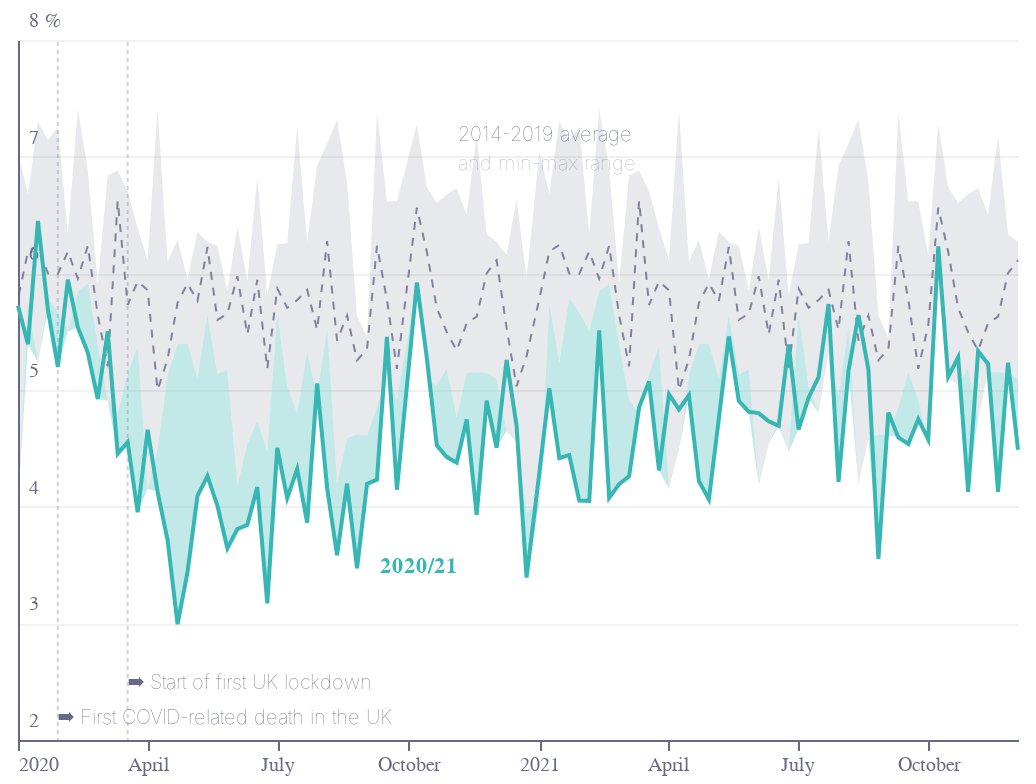

The code cell stored with this chart in its notebook:
### Code cell
ymin = 2
ymax = 8
glyph = "looknew"
grey = colors["eco-gray"]
green = colors["eco-turquiose"]
base = (
    alt.Chart(f4, title="")
    .encode(
        alt.X(
            "weekx:T",
            sort=[],
            axis=alt.Axis(
                grid=False,
                title="",
                labelColor=colors["eco-gray"],
                titleColor=colors["eco-gray"],
                tickColor=colors["eco-gray"],
                domainColor=colors["eco-gray"],
            ),
        )
    )
    .transform_calculate(max0="max(datum.max_" + glyph + ",datum." + glyph + ")")
    .transform_calculate(min0="min(datum.min_" + glyph + ",datum." + glyph + ")")
)

marea = base.mark_area(opacity=0.15, color=grey).encode(
    alt.Y(
        "max_" + glyph + ":Q",
        axis=alt.Axis(
            title="%",
            #             domain=False,
            gridOpacity=0.4,
            ticks=False,
            labelAlign="left",
            labelBaseline="middle",
            labelPadding=-5,
            labelOffset=-10,
            titleX=13,
            titleY=-5,
            titleAngle=0,
            titleFontSize=10,
            titleFontWeight="normal",
            titleAlign="left",
            tickCount=6,
            labelColor=colors["eco-gray"],
            titleColor=colors["eco-gray"],
            tickColor=colors["eco-gray"],
            domainColor=colors["eco-gray"],
            format=".0f",
        ),
        scale=alt.Scale(domain=[ymin, ymax]),
    ),
    alt.Y2("min_" + glyph + ":Q"),
)
mline = base.mark_line(
    stroke=grey, strokeWidth=1, strokeDash=[0, 2, 2], opacity=0.8
).encode(alt.Y("m_" + glyph + ":Q", scale=alt.Scale(domain=[ymin, ymax])))
area1 = base.mark_area(opacity=0.3, color=green).encode(
    alt.Y("max0:Q", scale=alt.Scale(domain=[ymin, ymax])), alt.Y2("max_" + glyph + ":Q")
)
area2 = base.mark_area(opacity=0.3, color=green).encode(
    alt.Y("min0:Q", scale=alt.Scale(domain=[ymin, ymax])), alt.Y2("min_" + glyph + ":Q")
)
line = base.mark_line(stroke=green).encode(
    alt.Y(glyph + ":Q", scale=alt.Scale(domain=[ymin, ymax]))
)

base = alt.Chart(pd.DataFrame([{"x": "2020-01-29"}, {"x": "2020-03-18"}])).encode()
rule = base.mark_rule(
    stroke=grey, strokeWidth=1, strokeDash=[0, 1, 1], opacity=0.3
).encode(alt.X("x:T"))
base = alt.Chart(
    pd.DataFrame(
        [
            {
                "x": "2020-01-29",
                "y": 2.1,
                "text": "➡ First COVID-related death in the UK",
            },
            {"x": "2020-03-18", "y": 2.4, "text": "➡ Start of first UK lockdown"},
        ]
    )
).encode()
rlabels = base.mark_text(
    fontWeight="lighter", color=grey, align="left", baseline="bottom", fontSize=10
).encode(
    alt.X("x:T"),
    alt.Y("y:Q", scale=alt.Scale(domain=[ymin, ymax])),
    alt.Text(
        "text:N",
    ),
)
base = alt.Chart(pd.DataFrame([{"x": "2020-09-11", "y": 3.4, "text": "2020/21"}])).encode()
mlabel = base.mark_text(
    fontWeight="bold", color=green, align="left", baseline="bottom", fontSize=11
).encode(
    alt.X("x:T"),
    alt.Y("y:Q"),
    alt.Text(
        "text:N",
    ),
)
base = alt.Chart(
    pd.DataFrame([{"x": "2020-11-05", "y": 7.1, "text": "2014-2019 average"}])
).encode()
label1 = base.mark_text(
    fontWeight="lighter", color=grey, align="left", baseline="bottom", fontSize=10
).encode(alt.X("x:T"), alt.Y("y:Q"), alt.Text("text:N"))
base = alt.Chart(
    pd.DataFrame([{"x": "2020-11-05", "y": 6.85, "text": "and min-max range"}])
).encode()
label2 = base.mark_text(
    fontWeight="lighter",
    color=grey,
    align="left",
    baseline="bottom",
    fontSize=10,
    opacity=0.5,
).encode(alt.X("x:T"), alt.Y("y:Q"), alt.Text("text:N"))
layer1 = alt.layer(
    rule,
    rlabels,
    marea,
    mline,
    area1,
    area2,
    line,
    mlabel,
    label1,
    label2
).configure_view(
    stroke=None,
    height=350,
    width=500,
)
layer1.save("visualisation/" + f + ".json")
layer1.save("visualisation/" + f + ".svg")
layer1.save("visualisation/" + f + ".png")
open("README.md", "a").write(readme)
layer1

### Figure 1 — Vega-Lite specification as saved in the notebook (floating-point values rounded to 4 significant figures)
{"config": {"view": {"continuousWidth": 400, "continuousHeight": 300, "height": 350, "stroke": null, "width": 500}}, "layer": [{"data": {"name": "data-7f7e11a561356d8cd33eb43e230be2bc"}, "mark": {"type": "rule", "opacity": 0.3, "stroke": "#676A86", "strokeDash": [0, 1, 1], "strokeWidth": 1}, "encoding": {"x": {"type": "temporal", "field": "x"}}}, {"data": {"name": "data-58f3656454d85dd3037ddae1ccf318d6"}, "mark": {"type": "text", "align": "left", "baseline": "bottom", "color": "#676A86", "fontSize": 10, "fontWeight": "lighter"}, "encoding": {"text": {"type": "nominal", "field": "text"}, "x": {"type": "temporal", "field": "x"}, "y": {"type": "quantitative", "field": "y", "scale": {"domain": [2, 8]}}}}, {"data": {"name": "data-197b2028a7a2d31884b3ef1fe6008b70"}, "mark": {"type": "area", "color": "#676A86", "opacity": 0.15}, "encoding": {"x": {"type": "temporal", "axis": {"domainColor": "#676A86", "grid": false, "labelColor": "#676A86", "tickColor": "#676A86", "title": "", "titleColor": "#676A86"}, "field": "weekx", "sort": []}, "y": {"type": "quantitative", "axis": {"domainColor": "#676A86", "format": ".0f", "gridOpacity": 0.4, "labelAlign": "left", "labelBaseline": "middle", "labelColor": "#676A86", "labelOffset": -10, "labelPadding": -5, "tickColor": "#676A86", "tickCount": 6, "ticks": false, "title": "%", "titleAlign": "left", "titleAngle": 0, "titleColor": "#676A86", "titleFontSize": 10, "titleFontWeight": "normal", "titleX": 13, "titleY": -5}, "field": "max_looknew", "scale": {"domain": [2, 8]}}, "y2": {"field": "min_looknew"}}, "title": "", "transform": [{"calculate": "max(datum.max_looknew,datum.looknew)", "as": "max0"}, {"calculate": "min(datum.min_looknew,datum.looknew)", "as": "min0"}]}, {"data": {"name": "data-197b2028a7a2d31884b3ef1fe6008b70"}, "mark": {"type": "line", "opacity": 0.8, "stroke": "#676A86", "strokeDash": [0, 2, 2], "strokeWidth": 1}, "encoding": {"x": {"type": "temporal", "axis": {"domainColor": "#676A86", "grid": false, "labelColor": "#676A86", "tickColor": "#676A86", "title": "", "titleColor": "#676A86"}, "field": "weekx", "sort": []}, "y": {"type": "quantitative", "field": "m_looknew", "scale": {"domain": [2, 8]}}}, "title": "", "transform": [{"calculate": "max(datum.max_looknew,datum.looknew)", "as": "max0"}, {"calculate": "min(datum.min_looknew,datum.looknew)", "as": "min0"}]}, {"data": {"name": "data-197b2028a7a2d31884b3ef1fe6008b70"}, "mark": {"type": "area", "color": "#36B7B4", "opacity": 0.3}, "encoding": {"x": {"type": "temporal", "axis": {"domainColor": "#676A86", "grid": false, "labelColor": "#676A86", "tickColor": "#676A86", "title": "", "titleColor": "#676A86"}, "field": "weekx", "sort": []}, "y": {"type": "quantitative", "field": "max0", "scale": {"domain": [2, 8]}}, "y2": {"field": "max_looknew"}}, "title": "", "transform": [{"calculate": "max(datum.max_looknew,datum.looknew)", "as": "max0"}, {"calculate": "min(datum.min_looknew,datum.looknew)", "as": "min0"}]}, {"data": {"name": "data-197b2028a7a2d31884b3ef1fe6008b70"}, "mark": {"type": "area", "color": "#36B7B4", "opacity": 0.3}, "encoding": {"x": {"type": "temporal", "axis": {"domainColor": "#676A86", "grid": false, "labelColor": "#676A86", "tickColor": "#676A86", "title": "", "titleColor": "#676A86"}, "field": "weekx", "sort": []}, "y": {"type": "quantitative", "field": "min0", "scale": {"domain": [2, 8]}}, "y2": {"field": "min_looknew"}}, "title": "", "transform": [{"calculate": "max(datum.max_looknew,datum.looknew)", "as": "max0"}, {"calculate": "min(datum.min_looknew,datum.looknew)", "as": "min0"}]}, {"data": {"name": "data-197b2028a7a2d31884b3ef1fe6008b70"}, "mark": {"type": "line", "stroke": "#36B7B4"}, "encoding": {"x": {"type": "temporal", "axis": {"domainColor": "#676A86", "grid": false, "labelColor": "#676A86", "tickColor": "#676A86", "title": "", "titleColor": "#676A86"}, "field": "weekx", "sort": []}, "y": {"type": "quantitative", "field": "looknew", "scale": {"domain": [2, 8]}}}, "title": "", "transform": [{"calculate": "max(datum.max_looknew,datum.looknew)", "as": "max0"}, {"calculate": "min(datum.min_looknew,datum.looknew)", "as": "min0"}]}, {"data": {"name": "data-634fc79756f2755e6cbc53def58e2f03"}, "mark": {"type": "text", "align": "left", "baseline": "bottom", "color": "#36B7B4", "fontSize": 11, "fontWeight": "bold"}, "encoding": {"text": {"type": "nominal", "field": "text"}, "x": {"type": "temporal", "field": "x"}, "y": {"type": "quantitative", "field": "y"}}}, {"data": {"name": "data-2a07345b3d56f87d6d85f641f40cb5e8"}, "mark": {"type": "text", "align": "left", "baseline": "bottom", "color": "#676A86", "fontSize": 10, "fontWeight": "lighter"}, "encoding": {"text": {"type": "nominal", "field": "text"}, "x": {"type": "temporal", "field": "x"}, "y": {"type": "quantitative", "field": "y"}}}, {"data": {"name": "data-f1c70cf7be1ce064c85bb6b22a66529f"}, "mark": {"type": "text", "align": "left", "baseline": "bottom", "color": "#676A86", "fontSize": 10, "fontWeight": "lighter", "opacity": 0.5}, "encoding": {"text": {"type": "nominal", "field": "text"}, "x": {"type": "temporal", "field": "x"}, "y": {"type": "quantitative", "field": "y"}}}], "$schema": "https://vega.github.io/schema/vega-lite/v4.8.1.json", "datasets": {"data-7f7e11a561356d8cd33eb43e230be2bc": [{"x": "2020-01-29"}, {"x": "2020-03-18"}], "data-58f3656454d85dd3037ddae1ccf318d6": [{"x": "2020-01-29", "y": 2.1, "text": "➡ First COVID-related death in the UK"}, {"x": "2020-03-18", "y": 2.4, "text": "➡ Start of first UK lockdown"}], "data-197b2028a7a2d31884b3ef1fe6008b70": [{"weekx": "2020-01-01T00:00:00", "week3": "5/1/20", "looknew": 5.722, "m_looknew": 5.781, "min_looknew": 4.026, "max_looknew": 7.039}, {"weekx": "2020-01-08T00:00:00", "week3": "2", "looknew": 5.393, "m_looknew": 6.188, "min_looknew": 5.741, "max_looknew": 6.68}, {"weekx": "2020-01-15T00:00:00", "week3": "3", "looknew": 6.449, "m_looknew": 6.244, "min_looknew": 5.234, "max_looknew": 7.303}, {"weekx": "2020-01-22T00:00:00", "week3": "4", "looknew": 5.689, "m_looknew": 5.998, "min_looknew": 5.786, "max_looknew": 7.14}, {"weekx": "2020-01-29T00:00:00", "week3": "2/2/20", "looknew": 5.199, "m_looknew": 5.996, "min_looknew": 5.666, "max_looknew": 7.255}, {"weekx": "2020-02-05T00:00:00", "week3": "6", "looknew": 5.946, "m_looknew": 6.186, "min_looknew": 5.5, "max_looknew": 6.337}, {"weekx": "2020-02-12T00:00:00", "week3": "7", "looknew": 5.539, "m_looknew": 5.955, "min_looknew": 5.847, "max_looknew": 7.408}, {"weekx": "2020-02-19T00:00:00", "week3": "23/2/20", "looknew": 5.321, "m_looknew": 6.236, "min_looknew": 5.91, "max_looknew": 6.887}, {"weekx": "2020-02-26T00:00:00", "week3": "9", "looknew": 4.922, "m_looknew": 5.641, "min_looknew": 5.397, "max_looknew": 5.91}, {"weekx": "2020-03-04T00:00:00", "week3": "10", "looknew": 5.503, "m_looknew": 5.202, "min_looknew": 4.909, "max_looknew": 6.84}, {"weekx": "2020-03-11T00:00:00", "week3": "11", "looknew": 4.454, "m_looknew": 6.622, "min_looknew": 4.805, "max_looknew": 6.881}, {"weekx": "2020-03-18T00:00:00", "week3": "22/3/20", "looknew": 4.553, "m_looknew": 5.729, "min_looknew": 5.134, "max_looknew": 6.703}, {"weekx": "2020-03-25T00:00:00", "week3": "13", "looknew": 3.952, "m_looknew": 5.931, "min_looknew": 5.372, "max_looknew": 6.389}, {"weekx": "2020-04-01T00:00:00", "week3": "14", "looknew": 4.659, "m_looknew": 5.855, "min_looknew": 4.153, "max_looknew": 6.109}, {"weekx": "2020-04-08T00:00:00", "week3": "15", "looknew": 4.127, "m_looknew": 5.0, "min_looknew": 4.49, "max_looknew": 7.406}, {"weekx": "2020-04-15T00:00:00", "week3": "16", "looknew": 3.714, "m_looknew": 5.264, "min_looknew": 5.124, "max_looknew": 6.1}, {"weekx": "2020-04-22T00:00:00", "week3": "17", "looknew": 2.992, "m_looknew": 5.747, "min_looknew": 5.393, "max_looknew": 6.286}, {"weekx": "2020-04-29T00:00:00", "week3": "3/5/20", "looknew": 3.439, "m_looknew": 5.913, "min_looknew": 5.399, "max_looknew": 5.95}, {"weekx": "2020-05-06T00:00:00", "week3": "19", "looknew": 4.094, "m_looknew": 5.764, "min_looknew": 5.101, "max_looknew": 6.357}, {"weekx": "2020-05-13T00:00:00", "week3": "20", "looknew": 4.262, "m_looknew": 6.226, "min_looknew": 5.645, "max_looknew": 6.268}, {"weekx": "2020-05-20T00:00:00", "week3": "21", "looknew": 4.008, "m_looknew": 5.601, "min_looknew": 5.136, "max_looknew": 6.237}, {"weekx": "2020-05-27T00:00:00", "week3": "31/5/20", "looknew": 3.643, "m_looknew": 5.654, "min_looknew": 5.177, "max_looknew": 5.85}, {"weekx": "2020-06-03T00:00:00", "week3": "23", "looknew": 3.808, "m_looknew": 5.976, "min_looknew": 4.176, "max_looknew": 6.399}, {"weekx": "2020-06-10T00:00:00", "week3": "24", "looknew": 3.844, "m_looknew": 5.476, "min_looknew": 4.536, "max_looknew": 5.937}, {"weekx": "2020-06-17T00:00:00", "week3": "25", "looknew": 4.168, "m_looknew": 5.945, "min_looknew": 4.735, "max_looknew": 6.826}, {"weekx": "2020-06-24T00:00:00", "week3": "26", "looknew": 3.171, "m_looknew": 5.182, "min_looknew": 4.47, "max_looknew": 5.81}, {"weekx": "2020-07-01T00:00:00", "week3": "27", "looknew": 4.503, "m_looknew": 5.87, "min_looknew": 5.651, "max_looknew": 6.25}, {"weekx": "2020-07-08T00:00:00", "week3": "12/7/20", "looknew": 4.074, "m_looknew": 5.705, "min_looknew": 5.03, "max_looknew": 6.258}, {"weekx": "2020-07-15T00:00:00", "week3": "29", "looknew": 4.321, "m_looknew": 5.771, "min_looknew": 4.799, "max_looknew": 7.257}, {"weekx": "2020-07-22T00:00:00", "week3": "30", "looknew": 3.864, "m_looknew": 5.86, "min_looknew": 5.324, "max_looknew": 6.266}, {"weekx": "2020-07-29T00:00:00", "week3": "31", "looknew": 5.056, "m_looknew": 5.516, "min_looknew": 4.947, "max_looknew": 6.924}, {"weekx": "2020-08-05T00:00:00", "week3": "9/8/20", "looknew": 4.16, "m_looknew": 6.276, "min_looknew": 5.533, "max_looknew": 7.11}, {"weekx": "2020-08-12T00:00:00", "week3": "33", "looknew": 3.583, "m_looknew": 5.423, "min_looknew": 4.194, "max_looknew": 7.319}, {"weekx": "2020-08-19T00:00:00", "week3": "34", "looknew": 4.197, "m_looknew": 5.64, "min_looknew": 4.586, "max_looknew": 6.781}, {"weekx": "2020-08-26T00:00:00", "week3": "35", "looknew": 3.473, "m_looknew": 5.254, "min_looknew": 4.621, "max_looknew": 5.639}, {"weekx": "2020-09-02T00:00:00", "week3": "36", "looknew": 4.194, "m_looknew": 5.351, "min_looknew": 4.611, "max_looknew": 5.451}, {"weekx": "2020-09-09T00:00:00", "week3": "37", "looknew": 4.232, "m_looknew": 6.236, "min_looknew": 4.85, "max_looknew": 7.378}, {"weekx": "2020-09-16T00:00:00", "week3": "20/9/20", "looknew": 5.456, "m_looknew": 5.775, "min_looknew": 5.158, "max_looknew": 6.616}, {"weekx": "2020-09-23T00:00:00", "week3": "39", "looknew": 4.146, "m_looknew": 5.182, "min_looknew": 4.914, "max_looknew": 6.618}, {"weekx": "2020-10-07T00:00:00", "week3": "41", "looknew": 5.92, "m_looknew": 6.563, "min_looknew": 5.906, "max_looknew": 7.275}, {"weekx": "2020-10-14T00:00:00", "week3": "18/10/20", "looknew": 5.277, "m_looknew": 6.185, "min_looknew": 5.106, "max_looknew": 6.738}, {"weekx": "2020-10-21T00:00:00", "week3": "43", "looknew": 4.525, "m_looknew": 5.702, "min_looknew": 5.039, "max_looknew": 6.604}, {"weekx": "2020-10-28T00:00:00", "week3": "44", "looknew": 4.425, "m_looknew": 5.496, "min_looknew": 5.185, "max_looknew": 6.678}, {"weekx": "2020-11-04T00:00:00", "week3": "45", "looknew": 4.377, "m_looknew": 5.339, "min_looknew": 4.761, "max_looknew": 6.73}, {"weekx": "2020-11-11T00:00:00", "week3": "46", "looknew": 4.748, "m_looknew": 5.573, "min_looknew": 5.149, "max_looknew": 6.498}, {"weekx": "2020-11-18T00:00:00", "week3": "47", "looknew": 3.93, "m_looknew": 5.629, "min_looknew": 5.152, "max_looknew": 7.18}, {"weekx": "2020-11-25T00:00:00", "week3": "29/11/20", "looknew": 4.908, "m_looknew": 6.001, "min_looknew": 5.145, "max_looknew": 6.334}, {"weekx": "2020-12-02T00:00:00", "week3": "49", "looknew": 4.504, "m_looknew": 6.113, "min_looknew": 5.095, "max_looknew": 6.271}, {"weekx": "2020-12-09T00:00:00", "week3": "50", "looknew": 5.258, "m_looknew": 5.532, "min_looknew": 4.648, "max_looknew": 6.157}, {"weekx": "2020-12-16T00:00:00", "week3": "51", "looknew": 4.694, "m_looknew": 5.031, "min_looknew": 4.551, "max_looknew": 6.635}, {"weekx": "2020-12-23T00:00:00", "week3": "27/12/20", "looknew": 3.393, "m_looknew": 5.292, "min_looknew": 3.952, "max_looknew": 5.958}, {"weekx": "2021-01-01T00:00:00", "week3": "3/1/21", "looknew": 4.293, "m_looknew": 5.781, "min_looknew": 4.026, "max_looknew": 7.039}, {"weekx": "2021-01-08T00:00:00", "week3": "54", "looknew": 5.015, "m_looknew": 6.188, "min_looknew": 5.741, "max_looknew": 6.68}, {"weekx": "2021-01-15T00:00:00", "week3": "55", "looknew": 4.415, "m_looknew": 6.244, "min_looknew": 5.234, "max_looknew": 7.303}, {"weekx": "2021-01-22T00:00:00", "week3": "56", "looknew": 4.442, "m_looknew": 5.998, "min_looknew": 5.786, "max_looknew": 7.14}, {"weekx": "2021-01-29T00:00:00", "week3": "31/1/21", "looknew": 4.052, "m_looknew": 5.996, "min_looknew": 5.666, "max_looknew": 7.255}, {"weekx": "2021-02-05T00:00:00", "week3": "7/2/21", "looknew": 4.05, "m_looknew": 6.186, "min_looknew": 5.5, "max_looknew": 6.337}, {"weekx": "2021-02-12T00:00:00", "week3": "59", "looknew": 5.511, "m_looknew": 5.955, "min_looknew": 5.847, "max_looknew": 7.408}, {"weekx": "2021-02-19T00:00:00", "week3": "60", "looknew": 4.076, "m_looknew": 6.236, "min_looknew": 5.91, "max_looknew": 6.887}, {"weekx": "2021-02-26T00:00:00", "week3": "61", "looknew": 4.193, "m_looknew": 5.641, "min_looknew": 5.397, "max_looknew": 5.91}, {"weekx": "2021-03-05T00:00:00", "week3": "7/3/21", "looknew": 4.261, "m_looknew": 5.202, "min_looknew": 4.909, "max_looknew": 6.84}, {"weekx": "2021-03-12T00:00:00", "week3": "63", "looknew": 4.851, "m_looknew": 6.622, "min_looknew": 4.805, "max_looknew": 6.881}, {"weekx": "2021-03-19T00:00:00", "week3": "64", "looknew": 5.073, "m_looknew": 5.729, "min_looknew": 5.134, "max_looknew": 6.703}, {"weekx": "2021-03-26T00:00:00", "week3": "65", "looknew": 4.311, "m_looknew": 5.931, "min_looknew": 5.372, "max_looknew": 6.389}, {"weekx": "2021-04-02T00:00:00", "week3": "66", "looknew": 4.963, "m_looknew": 5.855, "min_looknew": 4.153, "max_looknew": 6.109}, {"weekx": "2021-04-09T00:00:00", "week3": "67", "looknew": 4.834, "m_looknew": 5.0, "min_looknew": 4.49, "max_looknew": 7.406}, {"weekx": "2021-04-16T00:00:00", "week3": "18/4/21", "looknew": 4.956, "m_looknew": 5.264, "min_looknew": 5.124, "max_looknew": 6.1}, {"weekx": "2021-04-23T00:00:00", "week3": "69", "looknew": 4.219, "m_looknew": 5.747, "min_looknew": 5.393, "max_looknew": 6.286}, {"weekx": "2021-04-30T00:00:00", "week3": "70", "looknew": 4.064, "m_looknew": 5.913, "min_looknew": 5.399, "max_looknew": 5.95}, {"weekx": "2021-05-07T00:00:00", "week3": "71", "looknew": 4.756, "m_looknew": 5.764, "min_looknew": 5.101, "max_looknew": 6.357}, {"weekx": "2021-05-14T00:00:00", "week3": "72", "looknew": 5.459, "m_looknew": 6.226, "min_looknew": 5.645, "max_looknew": 6.268}, {"weekx": "2021-05-21T00:00:00", "week3": "73", "looknew": 4.906, "m_looknew": 5.601, "min_looknew": 5.136, "max_looknew": 6.237}, {"weekx": "2021-05-28T00:00:00", "week3": "74", "looknew": 4.813, "m_looknew": 5.654, "min_looknew": 5.177, "max_looknew": 5.85}, {"weekx": "2021-06-04T00:00:00", "week3": "75", "looknew": 4.802, "m_looknew": 5.976, "min_looknew": 4.176, "max_looknew": 6.399}, {"weekx": "2021-06-11T00:00:00", "week3": "76", "looknew": 4.731, "m_looknew": 5.476, "min_looknew": 4.536, "max_looknew": 5.937}, {"weekx": "2021-06-18T00:00:00", "week3": "77", "looknew": 4.693, "m_looknew": 5.945, "min_looknew": 4.735, "max_looknew": 6.826}, {"weekx": "2021-06-25T00:00:00", "week3": "30/6/21", "looknew": 5.391, "m_looknew": 5.182, "min_looknew": 4.47, "max_looknew": 5.81}, {"weekx": "2021-07-02T00:00:00", "week3": "79", "looknew": 4.662, "m_looknew": 5.87, "min_looknew": 5.651, "max_looknew": 6.25}, {"weekx": "2021-07-09T00:00:00", "week3": "80", "looknew": 4.935, "m_looknew": 5.705, "min_looknew": 5.03, "max_looknew": 6.258}, {"weekx": "2021-07-16T00:00:00", "week3": "81", "looknew": 5.11, "m_looknew": 5.771, "min_looknew": 4.799, "max_looknew": 7.257}, {"weekx": "2021-07-23T00:00:00", "week3": "82", "looknew": 5.737, "m_looknew": 5.86, "min_looknew": 5.324, "max_looknew": 6.266}, {"weekx": "2021-07-30T00:00:00", "week3": "83", "looknew": 4.212, "m_looknew": 5.516, "min_looknew": 4.947, "max_looknew": 6.924}, {"weekx": "2021-08-06T00:00:00", "week3": "84", "looknew": 5.165, "m_looknew": 6.276, "min_looknew": 5.533, "max_looknew": 7.11}, {"weekx": "2021-08-13T00:00:00", "week3": "85", "looknew": 5.642, "m_looknew": 5.423, "min_looknew": 4.194, "max_looknew": 7.319}, {"weekx": "2021-08-20T00:00:00", "week3": "86", "looknew": 5.175, "m_looknew": 5.64, "min_looknew": 4.586, "max_looknew": 6.781}, {"weekx": "2021-08-27T00:00:00", "week3": "87", "looknew": 3.553, "m_looknew": 5.254, "min_looknew": 4.621, "max_looknew": 5.639}, {"weekx": "2021-09-03T00:00:00", "week3": "3/9/21", "looknew": 4.807, "m_looknew": 5.351, "min_looknew": 4.611, "max_looknew": 5.451}, {"weekx": "2021-09-10T00:00:00", "week3": "89", "looknew": 4.593, "m_looknew": 6.236, "min_looknew": 4.85, "max_looknew": 7.378}, {"weekx": "2021-09-17T00:00:00", "week3": "90", "looknew": 4.538, "m_looknew": 5.775, "min_looknew": 5.158, "max_looknew": 6.616}, {"weekx": "2021-09-24T00:00:00", "week3": "91", "looknew": 4.75, "m_looknew": 5.182, "min_looknew": 4.914, "max_looknew": 6.618}, {"weekx": "2021-10-01T00:00:00", "week3": "92", "looknew": 4.578, "m_looknew": 5.554, "min_looknew": 4.512, "max_looknew": 6.156}, {"weekx": "2021-10-08T00:00:00", "week3": "93", "looknew": 6.231, "m_looknew": 6.563, "min_looknew": 5.906, "max_looknew": 7.275}, {"weekx": "2021-10-15T00:00:00", "week3": "94", "looknew": 5.114, "m_looknew": 6.185, "min_looknew": 5.106, "max_looknew": 6.738}, {"weekx": "2021-10-22T00:00:00", "week3": "95", "looknew": 5.281, "m_looknew": 5.702, "min_looknew": 5.039, "max_looknew": 6.604}, {"weekx": "2021-10-29T00:00:00", "week3": "31/10/21", "looknew": 4.127, "m_looknew": 5.496, "min_looknew": 5.185, "max_looknew": 6.678}, {"weekx": "2021-11-05T00:00:00", "week3": "97", "looknew": 5.333, "m_looknew": 5.339, "min_looknew": 4.761, "max_looknew": 6.73}, {"weekx": "2021-11-12T00:00:00", "week3": "98", "looknew": 5.223, "m_looknew": 5.573, "min_looknew": 5.149, "max_looknew": 6.498}, {"weekx": "2021-11-19T00:00:00", "week3": "99", "looknew": 4.128, "m_looknew": 5.629, "min_looknew": 5.152, "max_looknew": 7.18}, {"weekx": "2021-11-26T00:00:00", "week3": "100", "looknew": 5.233, "m_looknew": 6.001, "min_looknew": 5.145, "max_looknew": 6.334}, {"weekx": "2021-12-03T00:00:00", "week3": "5/12/21", "looknew": 4.488, "m_looknew": 6.113, "min_looknew": 5.095, "max_looknew": 6.271}], "data-634fc79756f2755e6cbc53def58e2f03": [{"x": "2020-09-11", "y": 3.4, "text": "2020/21"}], "data-2a07345b3d56f87d6d85f641f40cb5e8": [{"x": "2020-11-05", "y": 7.1, "text": "2014-2019 average"}], "data-f1c70cf7be1ce064c85bb6b22a66529f": [{"x": "2020-11-05", "y": 6.85, "text": "and min-max range"}]}}
